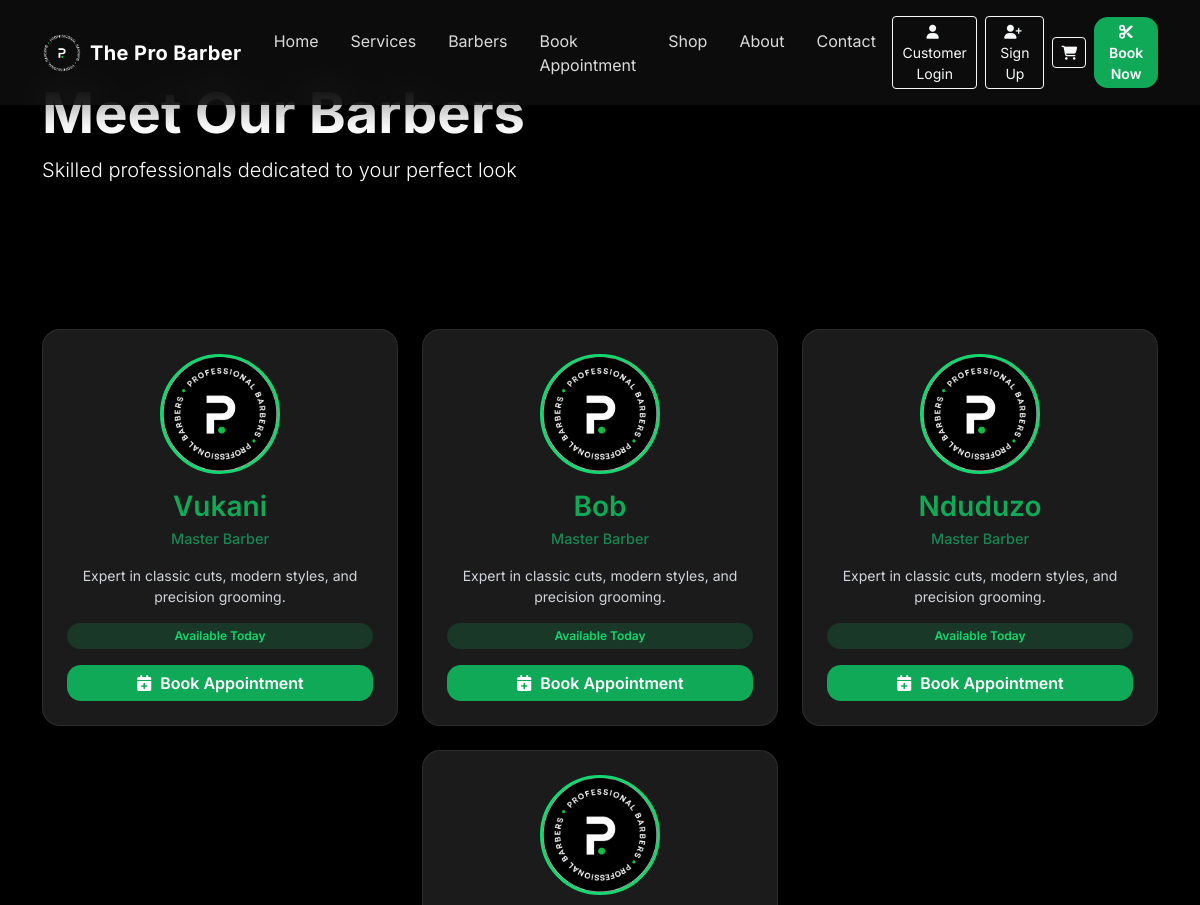
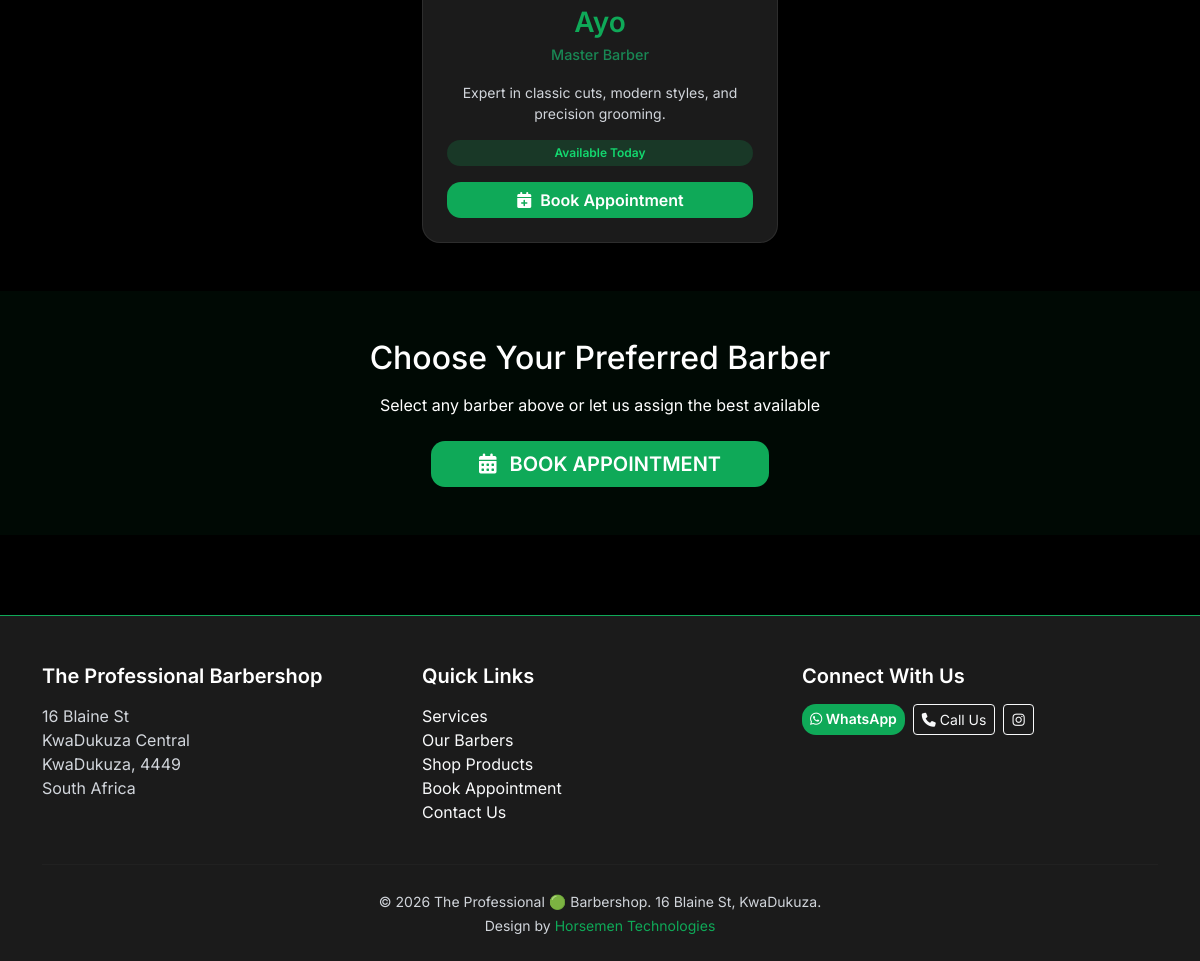
Screenshot of /barbers.php with the database file from the repository (2 pictures, top to bottom).
### tables this page shows
CREATE TABLE `barbers` (
  `id` int(11) NOT NULL,
  `user_id` int(11) NOT NULL,
  `full_name` varchar(100) NOT NULL,
  `email` varchar(100) NOT NULL,
  `phone` varchar(20) DEFAULT NULL,
  `photo` varchar(255) DEFAULT 'default.jpg',
  `commission_rate` decimal(5,2) NOT NULL DEFAULT 30.00,
  `is_active` tinyint(1) DEFAULT 1,
  `created_at` timestamp NOT NULL DEFAULT current_timestamp()
);

### barbers.php (the view, shortened to what this page needs)
<?php
$db = getDb();
$barbers = $db->query("SELECT * FROM barbers WHERE is_active=1")->fetchAll();
?>
<?php include 'includes/header.php'; ?>
    <section class="page-header">
        <div class="container">
            <h1 class="display-4 fw-bold">Meet Our Barbers</h1>
            <p class="lead">Skilled professionals dedicated to your perfect look</p>
        </div>
    </section>
    <section class="py-5">
        <div class="container">
            <div class="row g-4 justify-content-center">
                <?php foreach ($barbers as $barber): ?>
                <div class="col-lg-4 col-md-6">
                    <div class="card h-100 text-center p-4">
                        <img src="/barbershop-system/uploads/barbers/<?= htmlspecialchars($barber['photo'] ?? 'default.jpg') ?>" alt="<?= htmlspecialchars($barber['full_name']) ?>" class="barber-img" onerror="this.src='/barbershop-system/assets/images/default-avatar.png'">
                        <h3 class="mb-1 barber-name"><?= htmlspecialchars($barber['full_name']) ?></h3>
                        <p class="barber-specialty text-success mb-3">Master Barber</p>
                        <p class="text-readable-muted small mb-3">Expert in classic cuts, modern styles, and precision grooming.</p>
                        <span class="availability-badge availability-free mb-3">Available Today</span>
                        <a href="/book?barber=<?= $barber['id'] ?>" class="btn btn-success"><i class="fas fa-calendar-plus me-2"></i>Book Appointment</a>
                    </div>
                </div>
                <?php endforeach; ?>
            </div>
        </div>
    </section>
    <section class="py-5 text-center" style="background: rgba(15,169,88,0.05);">
        <div class="container">
            <h2 class="mb-3">Choose Your Preferred Barber</h2>
            <p class="mb-4 text-readable">Select any barber above or let us assign the best available</p>
            <a href="/book" class="btn btn-success btn-lg px-5"><i class="fas fa-calendar-alt me-2"></i> BOOK APPOINTMENT</a>
        </div>
    </section>
<?php include 'includes/footer.php'; ?>

### assets/css/style.css (style rules this page uses)
:root { --black: #000000; --dark-gray: #1B1B1B; --green: #0FA958; --green-light: #13D86F; --white: #FFFFFF; --text-muted: #d1d5db; --transition: all 0.3s cubic-bezier(0.2, 0.8, 0.2, 1); }
html { scroll-behavior: smooth; }
body { background: var(--black); color: var(--white); font-family: 'Inter', sans-serif; min-height: 100vh; overflow-x: hidden; }
a { color: var(--green); text-decoration: none; }
section { padding: 5rem 0; }
.card { background: var(--dark-gray); border: 1px solid rgba(255, 255, 255, 0.08); border-radius: 18px; transition: var(--transition); overflow: hidden; }
.barber-name { color: var(--green); font-weight: 600; }
.barber-img { width: 120px; height: 120px; object-fit: cover; border-radius: 50%; border: 3px solid var(--green-light); margin: 0 auto 1rem; }
.barber-specialty { color: var(--green-light); font-weight: 500; font-size: 0.9rem; }
.availability-badge { display: inline-block; padding: 0.25rem 0.75rem; border-radius: 999px; font-size: 0.75rem; font-weight: 600; }
.availability-free { background: rgba(15, 169, 88, 0.2); color: var(--green-light); }
.btn-success { background: var(--green); border: none; border-radius: 14px; font-weight: 600; color: var(--white); transition: var(--transition); }
.text-readable { color: var(--white); }
.text-readable-muted { color: var(--text-muted); }

### rows the page displays
barbers: full_name "Vukani"
barbers: full_name "Bob"
barbers: full_name "Nduduzo"
barbers: full_name "Ayo"
